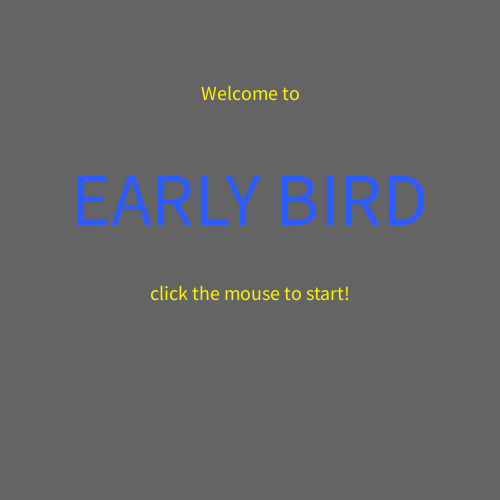
Frame 1 (no input)
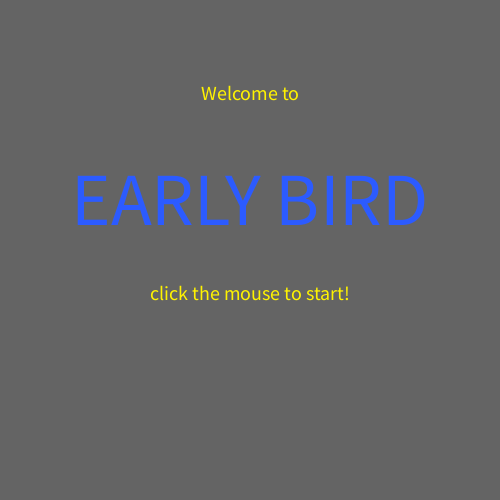
Frame 60 (the mouse pressed at the canvas centre just before this capture)
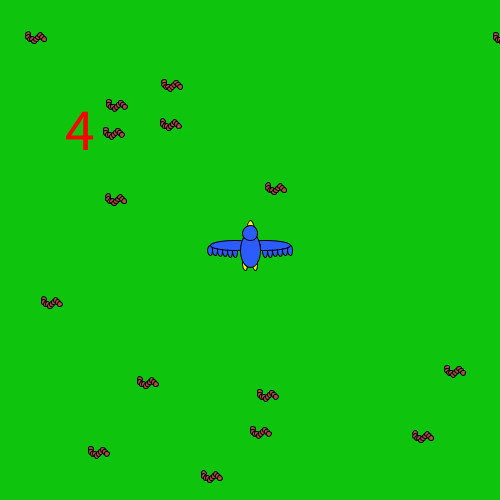
Frame 120 (the mouse held since frame 60 and released just before this capture)

The Processing sketch that drew these frames (run headless with seeded random() and noise(); from frame 60 on, the mouse is pressed at the canvas centre):

// Processing sketch: processing_142870
// ── processing_142870.pde


ArrayList myWorms ;
//float frogX ;
//float frogY ; 
PVector birdPos ;
int deathCounter = 0 ; 
int myState = 0 ; 

void setup() {
  size(500, 500) ;
  rectMode(CENTER) ;
  
 // frogX = width/2 ;
 // frogY = height-50 ; 
 birdPos = new PVector(mouseX, mouseY) ;

  myWorms = new ArrayList() ;  // make a new arrayList

  for (int i = 0 ; i < 20; i++) {
    myWorms.add(new Worm()) ;   
  }
}


void draw() {
  
  switch(myState) {
    
    case 0: 
    background(100) ;
    textAlign(CENTER);
    fill(#FFF300); 
    textSize(20);
    text("Welcome to" , 250, 100) ;
    fill(#2C5BFF);
    textSize(75);
    text("EARLY BIRD", 250, 225); 
    fill(#FFF300);
    textSize(20);
    text("click the mouse to start!", 250, 300);
    break ; 
    
    
  case 1:
// ***** STATE 1 - PLAYING THE GAME *****

  background(#0EC40C) ; 

// moves my Worms and tests the distance to the frog
  for (int i = 0 ; i < myWorms.size() ; i++) {
    Worm Worm = (Worm) myWorms.get(i) ;
    Worm.display() ;
    Worm.drive() ;
 
 //   PVector frogLoc = new PVector(frogX, frogY) ; 
    float d = (Worm.loc).dist(birdPos) ;
    
    if (d < 50) {
 //     println("BOOM!!!" ) ; 
      Worm.alive = false ;  // mark this Worm for deletion 
      // myState = 2 ; 
    }
    
  }
  
  
  
   for (int i = 0 ; i < myWorms.size() ; i++) {
    Worm Worm = (Worm) myWorms.get(i) ;
    
    // check if Worm is alive
    if (Worm.alive == false){
      myWorms.remove(i) ;
      deathCounter++ ; 
    }
    
   } 
  
  // check to see how many Worms we have
  if (myWorms.size() == 0) {
    myState = 2 ;
  }
  
  // update Frog's position
  birdPos.x = mouseX ;
  birdPos.y = mouseY ;
  
  // draw my Frog
  fill(#FFF300);
  ellipse(birdPos.x, birdPos.y - 10, 10, 40);
  ellipse(birdPos.x - 5, birdPos.y + 13, 5, 15);
  ellipse(birdPos.x + 5, birdPos.y + 13, 5, 15);
  fill(#2C5BFF) ;
  ellipse(birdPos.x -15, birdPos.y, 5, 15);
  ellipse(birdPos.x -20, birdPos.y, 5, 14);
  ellipse(birdPos.x -25, birdPos.y, 5, 13);
  ellipse(birdPos.x -30, birdPos.y, 5, 12);
  ellipse(birdPos.x -35, birdPos.y, 5, 11);
  ellipse(birdPos.x -40, birdPos.y, 5, 10);
  ellipse(birdPos.x + 15, birdPos.y, 5, 15);
  ellipse(birdPos.x + 20 , birdPos.y, 5, 14);
  ellipse(birdPos.x + 25, birdPos.y, 5, 13);
  ellipse(birdPos.x + 30, birdPos.y, 5, 12);
  ellipse(birdPos.x +35, birdPos.y, 5, 11);
  ellipse(birdPos.x +40, birdPos.y, 5, 10);
  ellipse(birdPos.x + 15, birdPos.y - 5, 50, 10);
  ellipse(birdPos.x - 15, birdPos.y - 5, 50, 10);
  ellipse(birdPos.x, birdPos.y, 20, 35) ;
  ellipse(birdPos.x, birdPos.y - 17, 15, 15); 
  
  
  // draw the count of dead stuff
  fill(255, 0, 0) ; 
  textSize(60) ; 
  text(deathCounter, 80, 150) ;
  
// ***** END OF STATE 1 - PLAYING THE GAME *****  
  break ; 
  
  
  case 2:
  background(100) ;
  fill(#2C5BFF);
  textSize(50); 
  textAlign(CENTER);
  text("Thanks for Playing!", 250, 250) ;
  fill(#FFF300);
  textSize(20);
  text("Click to play again!", 250, 400);

  // deathCounter = 0 ;
  break ; 
  
  }
  
}  // END OF DRAW ROUTINE


void mousePressed() {
  if (myState == 0) {
    myState = 1 ; 
  }
  
  if (myState == 2) {
     // reset the amount of Worms
   for (int i = 0 ; i < 20; i++) {
    myWorms.add(new Worm()) ;   
  }
    
    myState = 0 ;
  }
  
}


void keyPressed() {
//  println("key pressed = " + keyCode) ;
 
 if (keyCode == 39) {  // right
  birdPos.x = birdPos.x + 20 ;
 }

 if (keyCode == 37) {  // left
   birdPos.x = birdPos.x - 20 ;
 }
 
  if (keyCode == 38) {  // up
  birdPos.y = birdPos.y - 20 ;
 }

 if (keyCode == 40) {  // down
   birdPos.y = birdPos.y + 20 ;
 }
 
}

class Worm {
  
  // attributes
  PVector loc ; 
  PVector vel ;
  color myColor ;
  boolean alive ;

  
  // constructor
  Worm() {
    loc = new PVector(random(width), random(height)) ;
    vel = new PVector(random(1,5), 0) ;
      
    myColor = color(#B24A4A) ; 
    alive = true ; 
  }
  
  
  // methods
  void display() {
    fill(myColor) ; 
    ellipse(loc.x, loc.y, 5, 5) ;
    ellipse(loc.x, loc.y + 3, 5, 5); 
    ellipse(loc.x + 2, loc.y + 5, 5, 5);
    ellipse(loc.x + 4, loc.y + 5, 5, 5);
    ellipse(loc.x + 6, loc.y +7, 5, 5);
    ellipse(loc.x +8, loc.y +5, 5, 5);
    ellipse(loc.x +10, loc.y +3, 5, 5);
    ellipse(loc.x +12, loc.y +1, 5, 5);
    ellipse(loc.x +14, loc.y +3, 5, 5);
    ellipse(loc.x +16, loc.y +5, 5, 5);
// text(v, x, y-10) ; 
  }
  
  void drive() {
    loc.add(vel) ;
    
    if (loc.x > width) {
      loc.x = 0 ;
    }
    
  }
  
  
}
